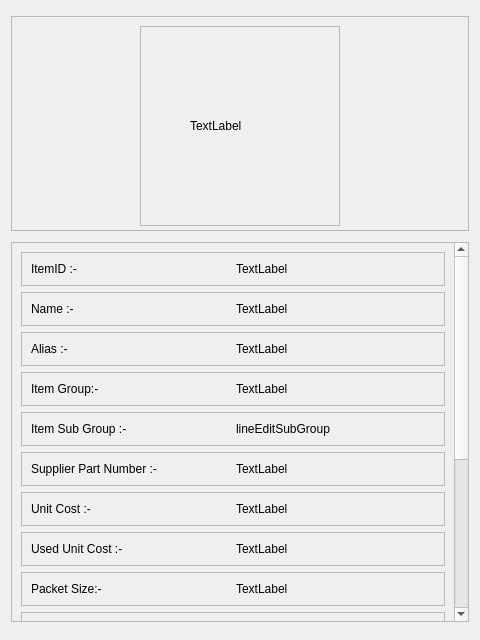
<?xml version="1.0" encoding="UTF-8"?>
<ui version="4.0">
 <class>ItemDetailDialog</class>
 <widget class="QDialog" name="ItemDetailDialog">
  <property name="geometry">
   <rect>
    <x>0</x>
    <y>0</y>
    <width>480</width>
    <height>640</height>
   </rect>
  </property>
  <property name="windowTitle">
   <string>Dialog</string>
  </property>
  <layout class="QVBoxLayout" name="verticalLayout">
   <item>
    <widget class="QFrame" name="frame">
     <property name="maximumSize">
      <size>
       <width>16777215</width>
       <height>215</height>
      </size>
     </property>
     <property name="frameShape">
      <enum>QFrame::StyledPanel</enum>
     </property>
     <property name="frameShadow">
      <enum>QFrame::Raised</enum>
     </property>
     <layout class="QHBoxLayout" name="horizontalLayout_2">
      <item>
       <spacer name="horizontalSpacer">
        <property name="orientation">
         <enum>Qt::Horizontal</enum>
        </property>
        <property name="sizeHint" stdset="0">
         <size>
          <width>107</width>
          <height>20</height>
         </size>
        </property>
       </spacer>
      </item>
      <item>
       <widget class="QFrame" name="frame_2">
        <property name="minimumSize">
         <size>
          <width>200</width>
          <height>200</height>
         </size>
        </property>
        <property name="maximumSize">
         <size>
          <width>16777215</width>
          <height>16777213</height>
         </size>
        </property>
        <property name="frameShape">
         <enum>QFrame::StyledPanel</enum>
        </property>
        <property name="frameShadow">
         <enum>QFrame::Raised</enum>
        </property>
        <layout class="QHBoxLayout" name="horizontalLayout">
         <item>
          <widget class="QLabel" name="imageDisplay">
           <property name="maximumSize">
            <size>
             <width>100</width>
             <height>100</height>
            </size>
           </property>
           <property name="text">
            <string>TextLabel</string>
           </property>
           <property name="scaledContents">
            <bool>true</bool>
           </property>
          </widget>
         </item>
        </layout>
       </widget>
      </item>
      <item>
       <spacer name="horizontalSpacer_2">
        <property name="orientation">
         <enum>Qt::Horizontal</enum>
        </property>
        <property name="sizeHint" stdset="0">
         <size>
          <width>107</width>
          <height>20</height>
         </size>
        </property>
       </spacer>
      </item>
     </layout>
    </widget>
   </item>
   <item>
    <widget class="QScrollArea" name="scrollArea">
     <property name="maximumSize">
      <size>
       <width>16777215</width>
       <height>380</height>
      </size>
     </property>
     <property name="widgetResizable">
      <bool>true</bool>
     </property>
     <widget class="QWidget" name="scrollAreaWidgetContents">
      <property name="geometry">
       <rect>
        <x>0</x>
        <y>-453</y>
        <width>439</width>
        <height>831</height>
       </rect>
      </property>
      <layout class="QVBoxLayout" name="verticalLayout_2">
       <item>
        <widget class="QFrame" name="frame_3">
         <property name="frameShape">
          <enum>QFrame::StyledPanel</enum>
         </property>
         <property name="frameShadow">
          <enum>QFrame::Raised</enum>
         </property>
         <layout class="QHBoxLayout" name="horizontalLayout_3">
          <item>
           <widget class="QLabel" name="label_2">
            <property name="text">
             <string>ItemID :-                         </string>
            </property>
           </widget>
          </item>
          <item>
           <widget class="QLabel" name="lineEditID">
            <property name="text">
             <string>TextLabel</string>
            </property>
           </widget>
          </item>
         </layout>
        </widget>
       </item>
       <item>
        <widget class="QFrame" name="frame_9">
         <property name="frameShape">
          <enum>QFrame::StyledPanel</enum>
         </property>
         <property name="frameShadow">
          <enum>QFrame::Raised</enum>
         </property>
         <layout class="QHBoxLayout" name="horizontalLayout_8">
          <item>
           <widget class="QLabel" name="label_8">
            <property name="text">
             <string>Name :-                        </string>
            </property>
           </widget>
          </item>
          <item>
           <widget class="QLabel" name="lineEditName">
            <property name="text">
             <string>TextLabel</string>
            </property>
           </widget>
          </item>
         </layout>
        </widget>
       </item>
       <item>
        <widget class="QFrame" name="frame_10">
         <property name="frameShape">
          <enum>QFrame::StyledPanel</enum>
         </property>
         <property name="frameShadow">
          <enum>QFrame::Raised</enum>
         </property>
         <layout class="QHBoxLayout" name="horizontalLayout_9">
          <item>
           <widget class="QLabel" name="label_9">
            <property name="text">
             <string>Alias :-                           </string>
            </property>
           </widget>
          </item>
          <item>
           <widget class="QLabel" name="lineEditAlias">
            <property name="text">
             <string>TextLabel</string>
            </property>
           </widget>
          </item>
         </layout>
        </widget>
       </item>
       <item>
        <widget class="QFrame" name="frame_11">
         <property name="frameShape">
          <enum>QFrame::StyledPanel</enum>
         </property>
         <property name="frameShadow">
          <enum>QFrame::Raised</enum>
         </property>
         <layout class="QHBoxLayout" name="horizontalLayout_10">
          <item>
           <widget class="QLabel" name="label_10">
            <property name="text">
             <string>Item Group:-                 </string>
            </property>
           </widget>
          </item>
          <item>
           <widget class="QLabel" name="lineEditGroup">
            <property name="text">
             <string>TextLabel</string>
            </property>
           </widget>
          </item>
         </layout>
        </widget>
       </item>
       <item>
        <widget class="QFrame" name="frame_4">
         <property name="frameShape">
          <enum>QFrame::StyledPanel</enum>
         </property>
         <property name="frameShadow">
          <enum>QFrame::Raised</enum>
         </property>
         <layout class="QHBoxLayout" name="horizontalLayout_4">
          <item>
           <widget class="QLabel" name="label_3">
            <property name="text">
             <string>Item Sub Group :-        </string>
            </property>
           </widget>
          </item>
          <item>
           <widget class="QLabel" name="lineEditSubGroup">
            <property name="text">
             <string>lineEditSubGroup</string>
            </property>
           </widget>
          </item>
         </layout>
        </widget>
       </item>
       <item>
        <widget class="QFrame" name="frame_7">
         <property name="frameShape">
          <enum>QFrame::StyledPanel</enum>
         </property>
         <property name="frameShadow">
          <enum>QFrame::Raised</enum>
         </property>
         <layout class="QHBoxLayout" name="horizontalLayout_6">
          <item>
           <widget class="QLabel" name="label_6">
            <property name="text">
             <string>Supplier Part Number :-</string>
            </property>
           </widget>
          </item>
          <item>
           <widget class="QLabel" name="lineEditSupplier">
            <property name="text">
             <string>TextLabel</string>
            </property>
           </widget>
          </item>
         </layout>
        </widget>
       </item>
       <item>
        <widget class="QFrame" name="frame_5">
         <property name="frameShape">
          <enum>QFrame::StyledPanel</enum>
         </property>
         <property name="frameShadow">
          <enum>QFrame::Raised</enum>
         </property>
         <layout class="QHBoxLayout" name="horizontalLayout_5">
          <item>
           <widget class="QLabel" name="label_4">
            <property name="text">
             <string>Unit Cost :-                    </string>
            </property>
           </widget>
          </item>
          <item>
           <widget class="QLabel" name="lineEditUnitCost">
            <property name="text">
             <string>TextLabel</string>
            </property>
           </widget>
          </item>
         </layout>
        </widget>
       </item>
       <item>
        <widget class="QFrame" name="frame_13">
         <property name="frameShape">
          <enum>QFrame::StyledPanel</enum>
         </property>
         <property name="frameShadow">
          <enum>QFrame::Raised</enum>
         </property>
         <layout class="QHBoxLayout" name="horizontalLayout_12">
          <item>
           <widget class="QLabel" name="label_12">
            <property name="text">
             <string>Used Unit Cost :-           </string>
            </property>
           </widget>
          </item>
          <item>
           <widget class="QLabel" name="lineEditUnitUsed">
            <property name="text">
             <string>TextLabel</string>
            </property>
           </widget>
          </item>
         </layout>
        </widget>
       </item>
       <item>
        <widget class="QFrame" name="frame_6">
         <property name="frameShape">
          <enum>QFrame::StyledPanel</enum>
         </property>
         <property name="frameShadow">
          <enum>QFrame::Raised</enum>
         </property>
         <layout class="QHBoxLayout" name="horizontalLayout_7">
          <item>
           <widget class="QLabel" name="label_5">
            <property name="text">
             <string>Packet Size:-                  </string>
            </property>
           </widget>
          </item>
          <item>
           <widget class="QLabel" name="lineEditPacket">
            <property name="text">
             <string>TextLabel</string>
            </property>
           </widget>
          </item>
         </layout>
        </widget>
       </item>
       <item>
        <widget class="QFrame" name="frame_8">
         <property name="frameShape">
          <enum>QFrame::StyledPanel</enum>
         </property>
         <property name="frameShadow">
          <enum>QFrame::Raised</enum>
         </property>
         <layout class="QHBoxLayout" name="horizontalLayout_11">
          <item>
           <widget class="QLabel" name="label_7">
            <property name="text">
             <string>Brand :-                          </string>
            </property>
           </widget>
          </item>
          <item>
           <widget class="QLabel" name="lineEditBrand">
            <property name="text">
             <string>TextLabel</string>
            </property>
           </widget>
          </item>
         </layout>
        </widget>
       </item>
       <item>
        <widget class="QFrame" name="frame_12">
         <property name="frameShape">
          <enum>QFrame::StyledPanel</enum>
         </property>
         <property name="frameShadow">
          <enum>QFrame::Raised</enum>
         </property>
         <layout class="QHBoxLayout" name="horizontalLayout_13">
          <item>
           <widget class="QLabel" name="label_11">
            <property name="text">
             <string>Image File :-                   </string>
            </property>
           </widget>
          </item>
          <item>
           <widget class="QLabel" name="lineEditImage">
            <property name="text">
             <string>TextLabel</string>
            </property>
           </widget>
          </item>
         </layout>
        </widget>
       </item>
       <item>
        <widget class="QFrame" name="frame_14">
         <property name="frameShape">
          <enum>QFrame::StyledPanel</enum>
         </property>
         <property name="frameShadow">
          <enum>QFrame::Raised</enum>
         </property>
         <layout class="QHBoxLayout" name="horizontalLayout_14">
          <item>
           <widget class="QLabel" name="label_13">
            <property name="text">
             <string>New/Used Sensitive :-     </string>
            </property>
           </widget>
          </item>
          <item>
           <widget class="QLabel" name="lineEditNewUsed">
            <property name="text">
             <string>TextLabel</string>
            </property>
           </widget>
          </item>
         </layout>
        </widget>
       </item>
       <item>
        <widget class="QFrame" name="frame_17">
         <property name="frameShape">
          <enum>QFrame::StyledPanel</enum>
         </property>
         <property name="frameShadow">
          <enum>QFrame::Raised</enum>
         </property>
         <layout class="QHBoxLayout" name="horizontalLayout_16">
          <item>
           <widget class="QLabel" name="label_16">
            <property name="text">
             <string>Location :-</string>
            </property>
           </widget>
          </item>
          <item>
           <widget class="QLabel" name="lineEditLocation">
            <property name="text">
             <string>TextLabel</string>
            </property>
           </widget>
          </item>
         </layout>
        </widget>
       </item>
       <item>
        <widget class="QFrame" name="frame_15">
         <property name="frameShape">
          <enum>QFrame::StyledPanel</enum>
         </property>
         <property name="frameShadow">
          <enum>QFrame::Raised</enum>
         </property>
         <layout class="QHBoxLayout" name="horizontalLayout_15">
          <item>
           <widget class="QLabel" name="label_14">
            <property name="text">
             <string>Maximum :-                  </string>
            </property>
           </widget>
          </item>
          <item>
           <widget class="QLabel" name="lineEditmax">
            <property name="text">
             <string>TextLabel</string>
            </property>
           </widget>
          </item>
         </layout>
        </widget>
       </item>
       <item>
        <widget class="QFrame" name="frame_16">
         <property name="frameShape">
          <enum>QFrame::StyledPanel</enum>
         </property>
         <property name="frameShadow">
          <enum>QFrame::Raised</enum>
         </property>
         <layout class="QHBoxLayout" name="horizontalLayout_17">
          <item>
           <widget class="QLabel" name="label_15">
            <property name="text">
             <string>Minimum  :-</string>
            </property>
           </widget>
          </item>
          <item>
           <widget class="QLabel" name="lineEditmin">
            <property name="text">
             <string>TextLabel</string>
            </property>
           </widget>
          </item>
         </layout>
        </widget>
       </item>
       <item>
        <widget class="QFrame" name="frame_18">
         <property name="frameShape">
          <enum>QFrame::StyledPanel</enum>
         </property>
         <property name="frameShadow">
          <enum>QFrame::Raised</enum>
         </property>
         <layout class="QHBoxLayout" name="horizontalLayout_18">
          <item>
           <widget class="QLabel" name="label_17">
            <property name="text">
             <string>Critical Point :-</string>
            </property>
           </widget>
          </item>
          <item>
           <widget class="QLabel" name="lineEditcritical">
            <property name="text">
             <string>TextLabel</string>
            </property>
           </widget>
          </item>
         </layout>
        </widget>
       </item>
      </layout>
     </widget>
    </widget>
   </item>
  </layout>
 </widget>
 <resources/>
 <connections/>
</ui>
